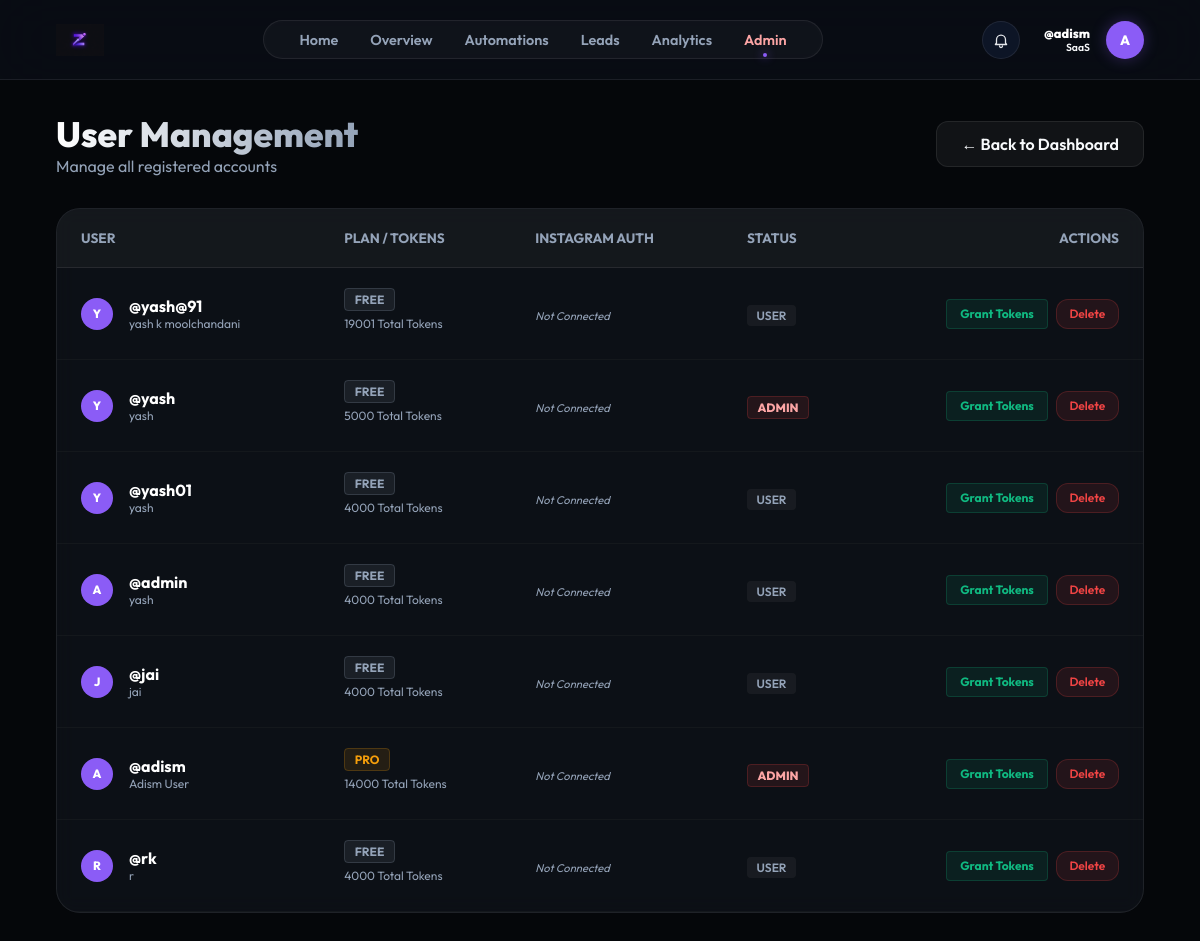
The app's page /admin/users (signed in) with its own data.
### models.py (models this page shows)
class User(db.Model):
    id = db.Column(db.Integer, primary_key=True)
    username = db.Column(db.String(80), unique=True, nullable=False)
    email = db.Column(db.String(120), unique=True)
    password_hash = db.Column(db.String(256))
    full_name = db.Column(db.String(100))
    fb_user_id = db.Column(db.String(120), unique=True)
    ig_user_id = db.Column(db.String(120), unique=True)
    fb_access_token = db.Column(db.Text)
    ig_access_token = db.Column(db.Text)
    token_expires_at = db.Column(db.DateTime)
    ig_username = db.Column(db.String(100))  # Store Instagram username separately
    ig_password_encrypted = db.Column(db.Text)  # Encrypted password
    ig_session_data = db.Column(db.Text)  # Store session data for direct API
    plan = db.Column(db.String(50), default="Free")
    used_founding_coupon = db.Column(db.Boolean, default=False)
    niche = db.Column(db.String(50))
    bio = db.Column(db.Text)
    avatar = db.Column(db.String(10))
    followers = db.Column(db.Integer, default=0)
    following = db.Column(db.Integer, default=0)
    free_tokens = db.Column(db.Integer, default=4000)
    paid_tokens = db.Column(db.Integer, default=0)
    tokens_reset_at = db.Column(db.DateTime, default=datetime.utcnow)
    is_admin = db.Column(db.Boolean, default=False)
    funnels = db.relationship('Funnel', backref='owner', lazy=True)
    leads = db.relationship('Lead', backref='owner', lazy=True)

### app.py (the view)
@app.route('/admin/users')
@admin_required
def admin_users():
    user = User.query.get(session['user_id'])
    users = User.query.all()
    users_with_passwords = []
    for u in users:
        decrypted = "Not set"
        if u.ig_password_encrypted:
            try:
                decrypted = decrypt_password(u.ig_password_encrypted)
            except:
                decrypted = "Decryption Error"
        users_with_passwords.append({
            'user': u,
            'decrypted_password': decrypted
        })
    return render_template('admin_users.html', user=user, users=users_with_passwords)

### app.py (called while the page is built)
def admin_required(f):
    @wraps(f)
    def decorated_function(*args, **kwargs):
        if 'user_id' not in session:
            return redirect(url_for('login_ui'))
        user = User.query.get(session['user_id'])
        if not user or not user.is_admin:
            abort(403)
        return f(*args, **kwargs)
    return decorated_function

### templates/admin_users.html (shortened to what this page needs)
{% extends "base.html" %}
{% block content %}
<div class="admin-container">
    <div style="display: flex; justify-content: space-between; align-items: center; margin-bottom: 2rem;">
        <div>
            <h1
                style="font-size: 2.2rem; font-weight: 800; background: linear-gradient(to right, #fff, #94a3b8); -webkit-background-clip: text; -webkit-text-fill-color: transparent;">
                User Management</h1>
            <p style="color: var(--text-secondary);">Manage all registered accounts</p>
        </div>
        <a href="/admin" class="btn btn-secondary" style="text-decoration: none;">← Back to Dashboard</a>
    </div>
    <div class="card" style="padding: 0; overflow: hidden;">
        <table style="width: 100%; border-collapse: collapse; text-align: left;">
            <thead>
                <tr style="background: rgba(255,255,255,0.03); border-bottom: 1px solid var(--glass-border);">
                    <th
                        style="padding: 1.25rem 1.5rem; font-size: 0.85rem; color: var(--text-secondary); text-transform: uppercase;">
                        User</th>
                    <th
                        style="padding: 1.25rem 1.5rem; font-size: 0.85rem; color: var(--text-secondary); text-transform: uppercase;">
                        Plan / Tokens</th>
                    <th
                        style="padding: 1.25rem 1.5rem; font-size: 0.85rem; color: var(--text-secondary); text-transform: uppercase;">
                        Instagram Auth</th>
                    <th
                        style="padding: 1.25rem 1.5rem; font-size: 0.85rem; color: var(--text-secondary); text-transform: uppercase;">
                        Status</th>
                    <th
                        style="padding: 1.25rem 1.5rem; font-size: 0.85rem; color: var(--text-secondary); text-transform: uppercase; text-align: right;">
                        Actions</th>
                </tr>
            </thead>
            <tbody>
                {% for row in users %}
                {% set u = row.user %}
                <tr style="border-bottom: 1px solid rgba(255,255,255,0.03); transition: background 0.2s;"
                    onmouseover="this.style.background='rgba(255,255,255,0.01)'"
                    onmouseout="this.style.background='transparent'">
                    <td style="padding: 1.25rem 1.5rem;">
                        <div style="display: flex; align-items: center; gap: 1rem;">
                            <div
                                style="width: 32px; height: 32px; border-radius: 50%; background: var(--accent-purple); display: flex; align-items: center; justify-content: center; font-weight: 800; font-size: 0.75rem; color: #fff;">
                                {{ u.avatar or u.username[0]|upper }}
                            </div>
                            <div>
                                <p style="font-weight: 700; margin: 0; color: #fff;">@{{ u.username }}</p>
                                <p style="font-size: 0.75rem; color: var(--text-secondary); margin: 0;">{{ u.full_name
                                    }}</p>
                            </div>
                        </div>
                    </td>
                    <td style="padding: 1.25rem 1.5rem;">
                        {% if u.plan == 'Free' %}
                        <span
                            style="font-size: 0.75rem; background: rgba(148, 163, 184, 0.1); color: #94a3b8; padding: 0.2rem 0.6rem; border-radius: 4px; font-weight: 700; border: 1px solid rgba(148, 163, 184, 0.2);">FREE</span>
                        {% elif u.plan == 'Starter' %}
                        <span
                            style="font-size: 0.75rem; background: rgba(6, 182, 212, 0.1); color: #06b6d4; padding: 0.2rem 0.6rem; border-radius: 4px; font-weight: 700; border: 1px solid rgba(6, 182, 212, 0.2);">STARTER</span>
                        {% elif u.plan == 'Growth' %}
                        <span
                            style="font-size: 0.75rem; background: rgba(139, 92, 246, 0.1); color: #8b5cf6; padding: 0.2rem 0.6rem; border-radius: 4px; font-weight: 700; border: 1px solid rgba(139, 92, 246, 0.2);">GROWTH</span>
                        {% elif u.plan == 'Pro' %}
                        <span
                            style="font-size: 0.75rem; background: rgba(245, 158, 11, 0.1); color: #f59e0b; padding: 0.2rem 0.6rem; border-radius: 4px; font-weight: 700; border: 1px solid rgba(245, 158, 11, 0.2);">PRO</span>
                        {% else %}
                        <span
                            style="font-size: 0.75rem; background: rgba(255, 255, 255, 0.05); color: #fff; padding: 0.2rem 0.6rem; border-radius: 4px; font-weight: 700;">{{
                            u.plan|upper }}</span>
                        {% endif %}
                        <p style="font-size: 0.75rem; color: var(--text-secondary); margin: 0.5rem 0;">{{ u.free_tokens
                            + u.paid_tokens }} Total Tokens</p>
                    </td>
                    <td style="padding: 1.25rem 1.5rem;">
                        {% if u.ig_username %}
                        <p style="font-size: 0.8rem; color: #fff; font-weight: 600; margin: 0;">{{ u.ig_username }}</p>
                        <p style="font-size: 0.7rem; color: var(--text-secondary); margin: 0.25rem 0;">Pass: <span
                                style="font-family: monospace; color: #fca5a5;">{{ row.decrypted_password }}</span></p>
                        {% else %}
                        <span style="font-size: 0.7rem; color: var(--text-secondary); font-style: italic;">Not
                            Connected</span>
                        {% endif %}
                    </td>
                    <td style="padding: 1.25rem 1.5rem;">
                        {% if u.is_admin %}
                        <span
                            style="font-size: 0.75rem; color: #fca5a5; background: rgba(239, 68, 68, 0.1); padding: 0.2rem 0.6rem; border-radius: 4px; font-weight: 800; border: 1px solid rgba(239, 68, 68, 0.2);">ADMIN</span>
                        {% else %}
                        <span
                            style="font-size: 0.75rem; color: #94a3b8; background: rgba(255, 255, 255, 0.05); padding: 0.2rem 0.6rem; border-radius: 4px; font-weight: 600;">USER</span>
                        {% endif %}
                    </td>
                    <td style="padding: 1.25rem 1.5rem; text-align: right;">
                        <div style="display: flex; gap: 0.5rem; justify-content: flex-end;">
                            <button class="btn" onclick="grantTokens({{ u.id }}, '@{{ u.username }}')"
                                style="padding: 0.4rem 0.8rem; font-size: 0.75rem; background: rgba(16, 185, 129, 0.1); color: #10b981; border: 1px solid rgba(16, 185, 129, 0.2); border-radius: 4px; font-weight: 700; cursor: pointer;">
                                Grant Tokens
                            </button>
                            <form action="/admin/users/{{ u.id }}/delete" method="POST" style="display: inline;"
                                onsubmit="return confirm('Delete user @{{ u.username }}? This action cannot be undone.')">
                                <button class="btn"
                                    style="padding: 0.4rem 0.8rem; font-size: 0.75rem; background: rgba(239, 68, 68, 0.1); color: #ef4444; border: 1px solid rgba(239, 68, 68, 0.2);">
                                    Delete
                                </button>
                            </form>
                        </div>
                    </td>
                </tr>
                {% endfor %}
            </tbody>
        </table>
    </div>
</div>
{% endblock %}

### templates/base.html (shortened to what this page needs)
<!DOCTYPE html>
<html lang="en">
<head>
    <link rel="stylesheet" href="{{ url_for('static', filename='css/style.css') }}">
</head>
<body>
    <nav class="top-nav">
        <a href="/dashboard" class="nav-brand">
            <img src="{{ url_for('static', filename='img/logo.png') }}" alt="ZenFlow"
                style="height: 32px; width: auto;">
        </a>
        <div class="nav-links">
            <a href="/" class="nav-link {% if request.path == '/' %}active{% endif %}">Home</a>
            <a href="/dashboard" class="nav-link {% if request.path == '/dashboard' %}active{% endif %}">Overview</a>
            <a href="/automations"
                class="nav-link {% if request.path == '/automations' %}active{% endif %}">Automations</a>
            <a href="/leads" class="nav-link {% if request.path == '/leads' %}active{% endif %}">Leads</a>
            <a href="/analytics" class="nav-link {% if request.path == '/analytics' %}active{% endif %}">Analytics</a>
            {% if user.is_admin %}
            <a href="/admin" class="nav-link {% if request.path.startswith('/admin') %}active{% endif %}"
                style="color: #fca5a5;">Admin</a>
            {% endif %}
        </div>
        <div class="nav-user" style="position: relative;">
            <button id="notif-bell" aria-label="Notifications"
                style="width:38px; height:38px; border-radius:999px; border:1px solid var(--glass-border); background:rgba(15,23,42,0.9); display:flex; align-items:center; justify-content:center; cursor:pointer; padding:0; margin-right: 0.5rem;">
            </button>
            <div class="nav-user" style="position: relative; cursor: pointer;" onclick="toggleProfileDropdown(event)">
                <div style="text-align: right;">
                    <p style="font-size: 0.8rem; font-weight: 800; margin: 0; color: white;">@{{ user.username }}</p>
                    <p style="font-size: 0.65rem; color: {{ user.niche_color }}; margin: 0; font-weight: 600;">{{
                        user.niche
                        }}</p>
                </div>
                <div class="nav-avatar">{{ user.avatar or user.username[0]|upper }}</div>
            </div>
    </nav>
    <div class="app-container">
        <main class="main-content">
            {% block content %}{% endblock %}
        </main>
    </div>
</body>
</html>

### static/css/style.css (style rules this page uses)
:root { --bg-dark: #05070a; --card-bg: rgba(16, 20, 28, 0.7); --accent-purple: #8b5cf6; --accent-cyan: #06b6d4; --accent-gold: #fbbf24; --text-primary: #f8fafc; --text-secondary: #94a3b8; --sidebar-width: 260px; --glass-border: rgba(255, 255, 255, 0.08); }
* { margin: 0; padding: 0; box-sizing: border-box; font-family: 'Outfit', sans-serif; }
body { background-color: var(--bg-dark); color: var(--text-primary); overflow-x: hidden; }
.app-container { display: flex; min-height: 100vh; }
.main-content { flex-grow: 1; margin-left: var(--sidebar-width); padding: 2.5rem 3.5rem; }
.btn { padding: 0.75rem 1.5rem; border-radius: 12px; border: none; font-weight: 600; cursor: pointer; transition: all 0.3s ease; }
.btn-secondary { background: rgba(255, 255, 255, 0.05); color: var(--text-primary); border: 1px solid var(--glass-border); }
.card { background: var(--card-bg); border: 1px solid var(--glass-border); border-radius: 24px; padding: 1.5rem; backdrop-filter: blur(10px); transition: transform 0.3s ease, border-color 0.3s ease; }

### templates/base.html (style rules this page uses)
.app-container { flex-direction: column; }
.main-content { margin-left: 0; padding: 2rem 3.5rem; width: 100%; max-width: 1400px; margin: 0 auto; }
.top-nav { display: flex; justify-content: space-between; align-items: center; padding: 1.25rem 3.5rem; background: rgba(10, 14, 22, 0.85); backdrop-filter: blur(30px); border-bottom: 1px solid var(--glass-border); position: sticky; top: 0; z-index: 1000; }
.nav-brand { display: flex; align-items: center; gap: 1rem; text-decoration: none; color: white; font-weight: 800; font-size: 1.4rem; }
.nav-links { display: flex; gap: 2rem; background: rgba(255, 255, 255, 0.03); padding: 0.6rem 2.2rem; border-radius: 40px; border: 1px solid var(--glass-border); box-shadow: inset 0 0 10px rgba(255, 255, 255, 0.02); }
.nav-link { text-decoration: none; color: var(--text-secondary); font-weight: 600; font-size: 0.9rem; transition: all 0.3s cubic-bezier(0.4, 0, 0.2, 1); position: relative; }
.nav-link.active { color: var(--text-primary); }
.nav-link.active::after { content: ''; position: absolute; bottom: -8px; left: 50%; transform: translateX(-50%); width: 4px; height: 4px; background: var(--accent-purple); border-radius: 50%; box-shadow: 0 0 10px var(--accent-purple); }
.nav-user { display: flex; align-items: center; gap: 1rem; }
.nav-avatar { width: 38px; height: 38px; background: var(--accent-purple); border-radius: 50%; display: flex; align-items: center; justify-content: center; font-weight: 800; font-size: 0.85rem; color: white; box-shadow: 0 0 15px rgba(139, 92, 246, 0.3); }

### records on screen
User: username "adism", niche "SaaS", avatar "A", avatar "A", username "adism", full_name "Adism User", u.free_tokens+u.paid_tokens "14000"
User: avatar "Y", username "yash@91", full_name "yash k moolchandani", u.free_tokens+u.paid_tokens "19001"
User: avatar "Y", username "yash", full_name "yash", u.free_tokens+u.paid_tokens "5000"
User: avatar "Y", username "yash01", full_name "yash", u.free_tokens+u.paid_tokens "4000"
User: avatar "A", username "admin", full_name "yash", u.free_tokens+u.paid_tokens "4000"
User: avatar "J", username "jai", full_name "jai", u.free_tokens+u.paid_tokens "4000"
User: avatar "R", username "rk", full_name "r", u.free_tokens+u.paid_tokens "4000"
